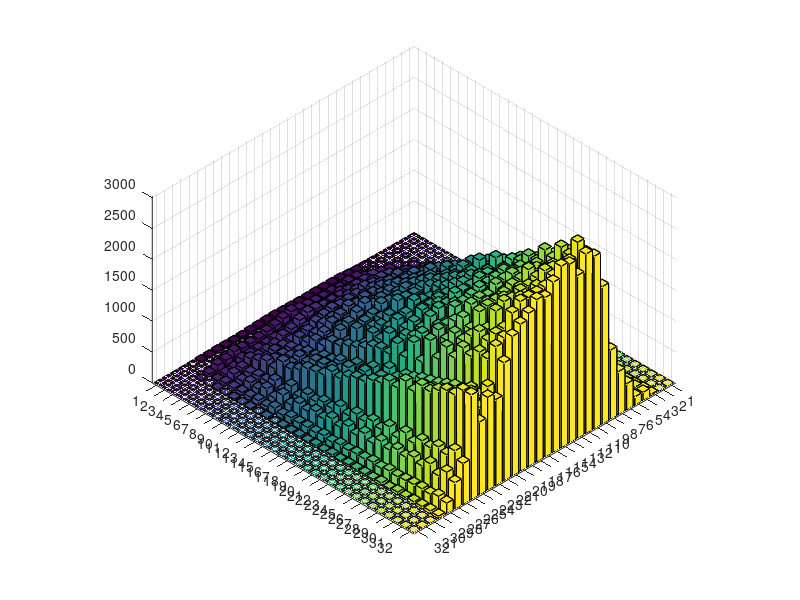

The MATLAB source for this figure: (Note: this script raises an error after producing the figure.)
clc
clear
close all
origin = [
0 0 0 0 0 0 0 0 0 0 0 0 0 0 0 0 0 0 0 0 0 0 0 0 0 0 0 0 0 0 0 0 
0 0 0 0 0 0 0 0 0 0 0 0 0 0 0 0 0 0 0 0 0 0 0 0 0 0 0 0 0 0 0 0 
0.557042 1.23628 1.49167 2.45812 4.49232 6.28263 6.82341 7.07875 8.70654 11.187 12.1749 11.052 10.5546 13.3412 17.8806 19.875 17.9876 16.0436 18.0845 22.72 24.8248 22.6854 20.6923 23.3753 28.7577 30.5648 26.8107 23.007 25.0793 31.2728 34.2411 30.881 
2.22817 3.90077 6.78598 14.2096 17.9253 20.1277 27.4557 34.6974 36.2616 39.3596 47.918 55.8684 57.6131 58.6822 64.9589 73.0424 72.463 68.2645 79.0399 97.4776 95.4232 86.5436 100.655 115.214 102.034 99.4 124.553 130.896 116.95 126.982 143.294 136.1 
2.70563 2.9408 11.2869 15.3518 22.106 25.9895 27.5822 38.5825 41.6406 40.687 50.0101 49.451 57.9961 57.4653 63.4136 72.0336 76.2458 81.9209 85.6485 95.8236 93.7068 87.5151 103.337 105.236 115.572 114.38 119.583 144.487 124.596 126.582 135.671 142.01 
7.32113 7.59603 39.2978 37.4227 71.2145 69.8889 101.135 100.541 128.263 125.524 150.138 157.018 186.143 163.344 230.272 197.025 241.547 244.538 275.382 251.065 311.814 281.026 349.663 288.397 405.21 300.198 421.446 355.453 414.684 401.449 438.694 430.962 
11.2204 8.24889 74.925 59.3733 125.83 123.946 173.49 172.7 217.805 222.781 253.916 276.566 307.219 314.084 345.442 365.59 397.173 417.06 428.152 471.649 473.286 510.954 512.945 579.863 556.811 598.865 663.472 572.567 790.283 596.91 789.576 703.92 
17.2683 18.013 97.2999 88.7495 185.761 178.71 245.107 281.209 313.226 358.957 387.102 435.11 473.469 507.215 551.581 587.974 609.866 673.229 685.181 728.743 758.811 786.872 866.085 869.623 895.021 1016.31 943.368 1104.57 971.727 1180.78 1176.55 1125.89 
29.1254 33.6543 154.571 145.682 297.872 278.685 451.307 421.27 607.705 539.657 751.83 712.234 824.154 900.107 954.374 1040.72 1114.62 1198.07 1257.54 1340.34 1431.96 1532.95 1544.58 1719.8 1656.65 1906.37 1751.79 2083.4 2007.93 2108.34 2202.92 2230.49 
42.2556 39.7869 224.954 221.667 412.218 430.572 578.188 619.625 722.986 822.308 901.716 996.242 1140.61 1147.09 1321.7 1325.45 1553.29 1491.94 1721.69 1711.87 1879.89 1855.92 2074.84 2031.54 2218.58 2226.98 2434.18 2341.12 2641.07 2577.41 2777.98 2797.26 
44.3247 42.954 229.655 258.487 405.544 470.65 603.35 633.585 802.84 836.434 984.295 999.53 1202.37 1144.76 1387.96 1386.8 1551.38 1512.31 1815.18 1719.93 2008.65 1906.12 2126.1 2171.98 2342.51 2324.3 2593.12 2527.51 2789.63 2731.41 3025.48 2911.27 
43.5289 42.697 202.057 267.217 403.751 450.441 583.045 662.692 771.835 830.727 955.982 1032 1093.24 1239.68 1259.44 1404.27 1482.74 1545.43 1695.98 1688.01 1861.48 1873.83 2053.2 2020.81 2235.42 2175.51 2434.53 2352.17 2574.5 2570.83 2794.66 2642.64 
46.2345 43.7621 219.789 285.249 393.368 471.401 610.929 667.889 770.32 856.689 967.614 1033.44 1125.19 1235.44 1340.68 1404.54 1506.98 1600.27 1676.46 1782.35 1865.93 1970.55 2005.09 2176.49 2232.23 2288.16 2440.39 2521.21 2580.75 2684.28 2771.24 2899.54 
41.3007 37.2281 209.445 251.482 375.714 460.472 559.08 627.366 736.899 801.554 926.216 972.989 1124.97 1160.62 1295.95 1389.01 1455.17 1536.61 1648.86 1750.84 1777.49 1980.68 1973.28 2139.8 2189.4 2354.17 2340.63 2584.13 2524 2716.1 2699.34 2943.61 
42.2556 31.763 218.12 246.006 381.679 432.105 551.822 568.695 745.922 746.41 886.233 917.576 1069.6 1059.2 1264.38 1260.28 1352.53 1458.49 1568.92 1592.52 1776.87 1792.72 1983.29 1945.84 2185.28 2139.61 2328.23 2358.45 2468.32 2535.49 2604.37 2760.63 
45.9958 31.4138 235.764 251.747 378.052 436.404 539.498 585.045 711.02 727.601 861.619 872.122 1064.67 985.035 1277.73 1159.35 1387.92 1407.76 1574.2 1527.32 1810.71 1700.74 1933.97 1930.38 2075.27 2081.62 2269.03 2197.79 2464.33 2397.39 2584.02 2588.22 
47.9852 27.7595 252.021 228.615 411.151 396.046 565.885 561.413 763.04 688.675 959.589 855.197 1108.77 1023.4 1309.4 1182.59 1462.62 1412.96 1537.91 1645.39 1708.22 1795.31 1896.77 1936.5 2116.05 2119.38 2229.8 2345.87 2410.01 2504.44 2589.96 2633.46 
53.0782 21.8766 293.143 201.763 429.435 379.5 533.557 565.582 697.336 687.694 890.508 835.257 1012.06 1026.09 1146.68 1164.98 1327.42 1270.69 1540.97 1407.82 1722.53 1560.77 1896.86 1713.65 2095.74 1882.54 2221.81 2097.34 2445.66 2247.65 2602.65 2488.36 
49.4176 20.3684 253.941 194.189 381.733 334.605 503.29 545.846 642.555 647.148 796.796 779.77 963.92 956.071 1062.69 1099.56 1307.82 1237.73 1422.45 1390.33 1664.54 1584.15 1681.58 1822.69 1955.21 1846.5 2203.64 1999.22 2369.77 2162.4 2488.99 2388.12 
42.7331 15.4547 213.451 165.491 311.931 282.722 434.986 460.267 562.595 537.488 748.611 636.277 932.404 753.501 1011.75 981.056 1163.85 1092.76 1280.7 1332.69 1471.19 1343.25 1681.9 1590.39 1779.48 1732.62 1890.07 2033.99 1962.63 2149.45 2166.73 2267.3 
34.3775 12.8344 193.225 154.933 279.456 273.368 405.309 401.832 509.546 505.575 639.615 657.187 730.888 782.365 849.019 946.039 988.937 985.427 1230.01 1082.03 1399.64 1160.41 1587.9 1361.24 1632.73 1531.84 1773.25 1712.15 1857.67 1826.87 2098.89 1915.3 
26.2606 10.4214 159.204 145.164 209.171 260.133 310.505 331.565 393.02 405.237 474.377 493.786 560.926 549.062 660.984 648.903 759.46 695.153 903.412 821.818 933.339 970.536 1030.49 1068.58 1108.23 1166.63 1225.73 1255.31 1342.16 1307.57 1529.66 1398.1 
24.0324 9.24783 154.135 136.075 191.702 263.572 277.28 325.129 402.315 375.238 486.375 509.001 523.226 564.183 688.532 574.791 772.199 685.085 840.478 809.264 850.702 988.879 941.41 1000.93 1100.74 1086.12 1199.71 1204.82 1243.4 1432.94 1269.98 1509.72 
24.669 8.21394 154.609 128.469 174.063 223.309 279.107 254.862 358.497 349.429 401.315 457.072 454.443 524.069 558.956 551.858 613.267 642.922 674.749 658.294 827.877 696.003 889.35 827.72 964.764 905.087 1052.49 980.01 1139.47 1050.39 1189.3 1185.27 
25.9423 8.17989 180.093 133.492 218.444 262.979 336.533 286.871 473.419 431.271 496.757 593.132 619.213 645.233 778.15 738.357 837.374 899.657 919.29 1013.01 1050.29 1157.89 1124.45 1310.93 1220.52 1390.6 1368.99 1467.42 1544.14 1547.74 1695.74 1700.95 
18.5416 4.68188 117.609 64.3849 142.602 135.657 164.426 167.536 244.442 151.554 310.901 213.739 328.256 291.583 355.769 332.906 435.966 373.221 471.159 428.545 508.832 451.566 572.788 468.498 624.991 533.867 652.129 615.74 705.707 655.158 796.38 666.641 
17.6662 2.90182 112.093 43.0268 120.124 87.6349 136.309 110.791 192.069 116.967 242.916 160.241 258.914 212.795 284.674 240.601 319.439 258.072 350.428 282.411 385.141 302.795 411.771 350.529 431.314 386.616 460.374 396.498 509.743 392.834 525.191 432.773 
5.72958 0.917412 44.2203 18.5061 51.644 46.5456 55.205 57.6945 77.8071 57.6587 108.538 68.6427 107.946 94.6405 102.633 93.0391 121.105 93.9423 125.966 114.572 131.713 127.678 149.423 130.002 163.181 148.069 160.767 172.34 180.672 168.961 211.491 177.213 
1.35282 0.121583 14.5871 3.44075 23.6324 11.7005 21.2801 15.1243 20.6811 10.6979 25.047 11.169 26.3773 19.0085 28.1473 21.1272 35.102 17.9144 36.9512 21.9542 30.6612 28.7931 32.194 26.9513 44.6727 25.9711 50.1444 37.0472 46.3615 46.4834 50.6754 42.7088 
0 0 0 0 0 0 0 0 0 0 0 0 0 0 0 0 0 0 0 0 0 0 0 0 0 0 0 0 0 0 0 0 
0 0 0 0 0 0 0 0 0 0 0 0 0 0 0 0 0 0 0 0 0 0 0 0 0 0 0 0 0 0 0 0 
0 0 0 0 0 0 0 0 0 0 0 0 0 0 0 0 0 0 0 0 0 0 0 0 0 0 0 0 0 0 0 0 

];
%A = log(A);

phi_changed = [0 0 0 0 0 0 0 0 0 0 0 0 0 0 0 0 0 0 0 0 0 0 0 0 0 0 0 0 0 0 0 0 
0 0 0 0 0 0 0 0 0 0 0 0 0 0 0 0 0 0 0 0 0 0 0 0 0 0 0 0 0 0 0 0 
0.557042 1.23628 1.42786 2.41368 4.49827 6.30073 6.82681 6.89796 7.86364 9.43222 10.4587 11.1055 12.4909 14.3094 14.7926 13.6763 13.351 15.6473 18.9039 20.1684 19.4288 19.2835 20.6614 21.7335 21.8594 23.4855 27.7422 30.7109 28.1277 22.9757 23.4462 31.7042 
2.22817 3.90077 7.28866 11.8007 17.3776 18.9939 23.2611 29.0984 32.9219 34.6913 40.1675 46.4107 50.4624 52.7501 55.52 57.5046 61.1048 66.6101 71.3787 74.2462 78.6352 82.0692 81.8619 83.8912 94.1461 103.339 103.159 101.951 109.152 116.807 118.204 120.857 
2.70563 2.9408 8.77603 14.0441 17.5487 16.8374 27.6309 27.5745 32.4855 37.7686 44.194 43.3649 51.6012 52.5436 59.383 65.4004 69.7301 71.7336 81.7258 79.4576 86.1853 99.0527 99.2142 90.917 103.022 109.896 115.546 129.133 127.411 112.629 133.95 150.7 
7.32113 7.59603 25.4694 29.2375 43.0476 45.2097 69.8363 57.0098 82.4163 89.385 99.9234 94.8763 133.198 120.384 133.672 140.606 164.008 152.343 186.39 184.275 196.41 193.561 226.21 216.542 243.786 245.263 264.362 254.343 280.741 272.112 296.925 295.151 
11.2204 8.24889 39.2735 36.6845 64.3709 49.6312 88.4772 82.6918 118.697 90.037 134.457 136.087 162.79 134.974 192.592 176.846 208.627 200.219 243.499 221.566 263.918 247.783 295.187 279.19 304.636 287.576 338.134 303.902 355.521 367.134 399.259 367.032 
17.2683 18.013 66.5687 73.9166 108.559 115.656 168.539 168.611 207.66 193.074 275.384 257.348 292.658 313.724 347.526 328.509 407.038 385.908 454.605 447.13 475.763 497.386 547.099 532.754 615.368 590.469 653.239 646.873 664.351 689.417 746.408 710.246 
29.1254 33.6543 119.577 142.118 200.397 216.056 303.598 329.426 366.455 373.593 517.527 476.335 568.672 577.757 643.77 683.162 746.138 756.266 863.306 821.425 934.399 941.814 1028.65 1058.08 1103.06 1124.22 1216.83 1221.23 1340.33 1290.12 1403.8 1453.26 
42.2556 39.7869 180.616 185.686 306.839 301.633 427.585 434.131 497.291 495.71 694.466 648.345 802.627 766.108 918.433 924.22 1012.71 1020.45 1183.32 1149.63 1281.01 1272.55 1411.35 1370.31 1557.57 1539.54 1640.82 1658.49 1805.1 1773.56 1893.68 1895.04 
44.3247 42.954 184.213 221.365 343.019 357.473 473.641 494.477 601.937 638.075 761.477 708.035 915.232 901.103 1008.07 1039.45 1146.17 1163.06 1311.53 1317.59 1452.33 1425.6 1606.22 1604.27 1668.76 1754.83 1879.85 1792.24 2022.02 2048 2108.32 2157.51 
43.5289 42.697 186.544 244.739 348.733 373.858 495.056 508.409 670.322 660.71 731.833 801.276 941.616 897.283 1075.86 1107.19 1223.43 1225.95 1386.48 1391.99 1498.9 1529.55 1654.01 1673.18 1817.15 1844.67 1958.04 1941.51 2112.57 2073.73 2227.58 2342.44 
46.2345 43.7621 199.603 290.788 364.046 469.478 562.657 635.119 779.078 796.012 931.458 953.883 1112.61 1162.59 1253.41 1389.65 1437.72 1439.18 1686.37 1627.06 1747.16 1882.15 1940.94 2007.89 2154.4 2163.45 2276.78 2327.06 2480.9 2466.45 2661.13 2714.95 
41.3007 37.2281 180.136 238.096 326.209 412.027 469.973 530.431 663.36 627.34 769.137 805.399 930.856 920.59 1030.55 1149.76 1176.68 1203.29 1376.82 1373.23 1509.78 1534.04 1610.44 1697.41 1806.37 1802.44 1939.52 1950.44 2058.79 2133.73 2238.94 2246.15 
42.2556 31.763 206.299 226.158 361.005 396.8 459.391 528.628 618.361 609.148 762.01 777.849 939.98 851.652 1021.75 1123.64 1206.03 1119.7 1350.41 1359.26 1451.45 1508.48 1544.59 1663.56 1791.29 1639.96 1932.9 1886.66 2051.47 2000.36 2156.48 2220.36 
45.9958 31.4138 244.942 238.881 401.032 463.542 529.988 600.5 671.348 748.861 838.197 969.83 1022.38 1028.4 1196.42 1303.7 1348.23 1313.84 1669.32 1469.27 1725.87 1724.74 1800.04 1949.66 1961.48 2057.45 2189.87 2229.73 2303.5 2396.44 2547.23 2558.87 
47.9852 27.7595 275.094 234.861 449.509 425.255 561.991 611.111 693.607 775.073 944.497 953.123 1016.78 1134.66 1275.85 1386.73 1300.69 1538.15 1548.56 1623.28 1822.39 1753.53 1938.41 1937.69 2115.39 2159.04 2349.8 2198.18 2479.15 2533.42 2601.73 2637.92 
53.0782 21.8766 348.654 224.513 561.358 424.903 728.063 585.965 985.135 759.375 1228.94 947.614 1420.49 1178.68 1712.88 1273.64 1901.38 1609.69 2065.47 1807.12 2334.48 2015.48 2556.37 2293.07 2703.08 2600.73 2901.84 2794.63 3172.56 3019.32 3329.22 3284.89 
49.4176 20.3684 359.058 231.594 595.252 447.219 728.834 721.688 984.401 893.343 1220.36 1154.67 1442.26 1366.73 1678 1550.43 1896.18 1822.53 2043.3 2060.31 2306.78 2226.31 2579.78 2363.45 2796.09 2569.82 2955.69 2816.09 3174.07 2924.2 3495.08 3171.11 
42.7331 15.4547 349.416 216.919 566.181 457.557 728.346 691.996 906.245 913.189 1116.27 1101.03 1393.89 1258.98 1640.9 1445.07 1826.58 1792.79 1840.15 2107.43 2072.05 2265.91 2352.46 2406.81 2633.42 2576.29 2836.31 2915.51 2922.04 3196.86 3250.55 3326.37 
34.3775 12.8344 289.326 190.09 467.912 450.548 564.681 699.737 695.174 863.177 885.611 1003.15 1083.62 1164.92 1224.05 1316.62 1487.52 1391.5 1676.51 1615.29 1806.69 1868.33 1892.55 2090.89 2090.21 2157.75 2377.36 2230.53 2487.73 2496.4 2571.21 2587.76 
26.2606 10.4214 216.715 147.432 362.598 319.733 482.949 463.736 590.368 588.667 678.292 727.473 804.621 790.484 929.432 947.743 1031.38 1006.35 1207.97 1076.29 1354.28 1146.77 1446.94 1335.35 1473.11 1496.38 1568.13 1670.05 1646.16 1752.83 1827.83 1821.11 
24.0324 9.24783 202.275 141.271 346.662 297.622 512.412 448.908 632.097 606.378 775.243 774.871 863.511 940.42 1022.93 1104.19 1029.77 1396.83 1067.25 1516.81 1257.65 1533.35 1505.31 1508.53 1726.8 1620.9 1840.16 1775.75 1958.6 1946.44 2066.51 2095.49 
24.669 8.21394 229.944 136.437 423.556 339.264 623.365 519.05 850.742 661.619 1079.89 819.892 1243.56 1003.61 1460.59 1079.16 1695.63 1245.55 1823.03 1458 1928.47 1680.88 2022.1 1849 2187.37 1942.23 2325.33 2108.04 2437.37 2240.02 2618.25 2405.71 
25.9423 8.17989 237.286 144.012 429.556 327.673 655.49 553.44 744.869 911.564 809.572 1125.99 1057.05 1271.79 1241.92 1458.95 1528.38 1513.63 1855.67 1711.9 2017.86 2022.98 2201.08 2332.78 2329.77 2715.87 2461.75 2954.34 2742.08 3089.56 2977.42 3291.58 
18.5416 4.68188 191.979 107.847 348.794 256.739 597.379 299.293 830.44 488.491 868.107 736.561 986.711 840.544 1103.43 1049.56 1038.2 1290.66 1066.31 1369.32 1186.29 1474.75 1261.42 1591.02 1417.35 1646.29 1591.33 1759.17 1733.83 1861.51 1925.5 1956.07 
17.6662 2.90182 206.979 84.3267 402.269 306.177 571.469 520.444 816.745 676.822 1072.84 869.028 1284.16 1098.46 1489.9 1327.48 1699.21 1548.27 1900.6 1768.07 2076.69 1986.67 2259.65 2147.92 2496.11 2286.97 2683.51 2542.87 2761.9 2846.87 2903.62 3018.05 
5.72958 0.917412 65.2684 27.9713 114.728 112.844 124.961 219.326 136.46 301.207 172.988 338.365 245.183 333.626 335.069 341.988 393.725 405.494 423.738 496.665 457.076 594.573 491.437 690.872 539.928 755.618 613.534 806.629 671.976 881.1 716.292 943.654 
1.35282 0.121583 15.2681 3.36493 27.8481 11.2926 31.2851 15.265 31.2777 13.2019 27.3253 12.7641 20.955 13.1633 22.3586 11.7038 30.8925 15.2378 37.2742 24.2208 42.5585 30.5358 48.6859 35.426 50.5673 41.4821 51.6666 41.8563 57.8576 38.6099 60.666 42.4174 
0 0 0 0 0 0 0 0 0 0 0 0 0 0 0 0 0 0 0 0 0 0 0 0 0 0 0 0 0 0 0 0 
0 0 0 0 0 0 0 0 0 0 0 0 0 0 0 0 0 0 0 0 0 0 0 0 0 0 0 0 0 0 0 0 
0 0 0 0 0 0 0 0 0 0 0 0 0 0 0 0 0 0 0 0 0 0 0 0 0 0 0 0 0 0 0 0 
];

theta_changed = [0 0 0 0 0 0 0 0 0 0 0 0 0 0 0 0 0 0 0 0 0 0 0 0 0 0 0 0 0 0 0 0 
0 0 0 0 0 0 0 0 0 0 0 0 0 0 0 0 0 0 0 0 0 0 0 0 0 0 0 0 0 0 0 0 
0.557042 1.26512 1.75149 2.41966 3.23081 4.58396 7.09175 9.53625 10.1955 10.3608 11.31 12.3795 12.8434 13.9493 15.68 16.7 16.8074 17.6469 19.4892 20.6124 20.2344 20.1487 21.4515 22.7903 23.8051 26.1581 29.1306 29.6274 27.9341 27.3391 28.2794 28.9361 
2.22817 5.68893 8.22982 11.7032 16.2418 20.1534 23.415 26.7883 30.2174 33.7571 38.5207 43.415 45.5189 46.2921 51.5604 61.6864 69.1335 70.1496 70.7644 75.7375 80.7226 81.8419 83.5445 89.6496 96.2696 100.958 108.204 118.128 121.919 117.642 117.559 129.139 
2.70563 7.45488 10.9427 14.2612 18.2497 22.2867 25.5323 28.7176 33.7763 41.1238 48.7303 54.3682 58.5414 63.8385 71.3973 79.0915 84.014 86.0384 87.7658 91.1233 95.4799 99.8328 105.544 115.008 127.533 138.471 143.968 145.8 149.582 157.798 166.351 169.587 
7.32113 18.9913 26.8187 34.5801 45.6628 61.423 80.2956 96.7382 109.311 123.154 139.637 152.633 162.196 175.57 192.424 206.49 217.833 227.782 234.662 246.557 275.868 313.285 335.085 337.108 333.577 332.84 340.648 365.476 398.945 420.633 432.246 450.19 
11.2204 24.7075 43.5039 55.4045 84.1266 103.47 128.943 144.017 171.218 181.153 215.121 215.367 257.533 265.044 300.407 314.252 339.61 351.228 377.656 382.125 413.956 425.16 448.718 468.572 486.969 503.445 557.839 627.051 687.56 671.826 639.336 630.545 
17.2683 29.6193 86.3815 83.4658 161.722 158.73 234.477 242.331 325.172 298.314 402.165 387.826 472.189 483.82 561.274 568.742 639.323 656.419 733.763 746.082 825.118 822.012 907.243 902.381 1013.04 1011.69 1090.83 1069.09 1108.35 1160.64 1111.35 1195.87 
29.1254 43.4605 155.547 151.551 266.801 282.2 389.204 394.875 529.501 534.634 674.577 633.084 799.4 797.093 962.403 902.946 1134.56 1048.5 1264.76 1171.81 1421.22 1321.33 1505.68 1484.48 1673.66 1592.69 1790.82 1665.07 2002.28 1808.71 2057.7 1942.33 
42.2556 61.5795 213.17 215.128 380.739 362.471 569.549 521.587 753.112 700.775 883.492 909.332 1047.41 1071.7 1211.57 1254.24 1361.09 1479.69 1486.67 1658.06 1677.07 1800.72 1882.41 1960.31 2049.57 2125.35 2244.45 2327.04 2387.26 2446.97 2646.51 2605.49 
44.3247 67.1995 216.109 249.83 354.181 420.187 533.619 588.6 701.055 784.741 853.686 969.846 1084.02 1123.48 1319.59 1340.3 1490.25 1551.53 1693.4 1723.91 1860.97 1931.17 2009.28 2112.39 2221.59 2268.58 2419.38 2487.65 2602.55 2657.79 2785.48 2857.41 
43.5289 60.3661 222.035 236.005 362.005 391.955 537.181 585.43 703.351 733.008 930.02 861.273 1123.86 1118.9 1254.04 1330.1 1489.1 1484.46 1673.66 1697.73 1865.15 1850.15 2088.86 2041.05 2230.99 2253.88 2381.41 2460.2 2552.73 2674.52 2747.67 2823.1 
46.2345 64.4028 201.846 243.878 325.888 368.38 489.789 548.187 667.748 679.638 851.519 853.551 980.103 1051.73 1157.52 1203.77 1338.02 1377.05 1498.67 1535.28 1675.07 1734.87 1806.82 1900.89 1986.42 2043.78 2167.73 2170.72 2353.08 2376.35 2518.41 2580.84 
41.3007 62.3094 173.401 221.928 293.994 315.551 443.099 474.99 586.55 607.378 710.163 753.498 831.265 905.227 1008.3 1039.04 1174.61 1204.93 1325.13 1381.85 1487.79 1508.9 1615.76 1621.71 1801.93 1812.63 1911.32 1986.06 2070.92 2126.23 2249.39 2217.16 
42.2556 73.0795 174.317 238.051 304.567 349.103 465.64 485.298 600.086 668.515 721.603 801.909 895.674 926.97 1056.18 1110.43 1219.89 1283.49 1410.07 1468.37 1567.52 1637.2 1751.88 1773.57 1846.47 1934.37 1999.02 2047.42 2170.54 2201 2367.98 2409.51 
45.9958 88.294 178.67 265.074 326.418 387.694 495.133 545.049 631.561 718.926 807.409 881.77 950.607 999.007 1147.43 1197.15 1261.06 1392.36 1458.72 1530.95 1694.37 1760.15 1830.39 1937.05 2029.87 2098.81 2218.38 2276.11 2371.47 2467.47 2546.66 2627.36 
47.9852 98.3119 179.723 262.635 341.114 416.988 505.966 570.102 656.633 732.834 842.043 933.453 1034.51 1090.23 1158.04 1256.62 1316.04 1384.38 1541.32 1580.18 1608.67 1725.1 1859.84 1929.76 2030.45 2135.61 2260.76 2329.32 2421.74 2517.44 2599.51 2670.55 
53.0782 111.042 191.858 290.279 385.578 478.407 587.438 668.697 765.015 853.279 961.563 1055.27 1179.18 1296.58 1370.23 1455.79 1569.12 1632.45 1722.44 1828.47 1936.57 2048.88 2155.21 2228.71 2320.84 2430.29 2552.39 2642.67 2733.12 2837.97 2943.87 3029.88 
49.4176 107.39 189.027 276.16 360.175 429.606 533.111 611.471 688.063 764.484 877.83 949.108 1052.81 1156.39 1224.1 1313.09 1430.8 1483.64 1566.56 1660.04 1723.33 1784.03 1898.56 2025.66 2110.29 2167.87 2326.31 2458.08 2473.15 2549.34 2711.6 2778.6 
42.7331 93.8628 168.179 237.741 306.389 361.792 446.83 514.844 588.146 653.127 755.915 818.968 885.553 983.723 1060.75 1103.3 1205.11 1285.86 1334.46 1401.71 1491.45 1547.95 1585.24 1644.47 1753.25 1811.58 1846.33 1952.87 2069.22 2129.18 2208.77 2306.13 
34.3775 75.5919 130.296 181.385 236.278 262.678 325.077 388.312 457.898 500.311 572.633 643.321 712.783 771.749 849.483 902.489 977.67 1050.26 1099.07 1132.61 1205.92 1262.22 1295.94 1337.59 1422.09 1480.65 1500.91 1527.1 1596.13 1637.39 1669.3 1745.89 
26.2606 56.5486 97.5459 142.793 184.38 202.733 251.401 295.501 339.683 377.365 437.969 494.507 545.971 586.792 654.457 715.565 763.037 802.271 852.556 895.441 942.1 980.676 1019.25 1057.35 1099.58 1121.47 1145.2 1191.71 1255.78 1295.11 1324.94 1386.04 
24.0324 49.9112 86.8309 129.463 166.981 182.885 231.984 272.925 308.031 330.271 379.859 438.344 487.321 514.82 569.131 630.236 668.711 707.979 772.82 799.996 798.325 828.602 882.532 914.406 957.065 1019.91 1061.66 1083.43 1131.96 1198.11 1231.26 1237.6 
24.669 49.7242 85.278 138.339 195.417 215.852 256.958 313.085 356.159 368.181 402.656 467.017 529.353 562.71 595.433 636.352 667.635 691.995 738.292 789.877 832.61 881.869 935.102 971.496 1010.71 1075.11 1130.86 1149.49 1172.46 1226.88 1267.27 1275.18 
25.9423 51.9281 84.9109 135.66 200.786 226.435 264.208 306.946 358.74 397.942 440.942 472.971 502.907 543.511 600.987 642.395 676.956 733.442 806.053 847.791 854.345 876.725 939.941 999.041 1023.82 1047.39 1089.69 1124.83 1147.73 1188.39 1238.42 1267.51 
18.5416 33.1075 60.4308 93.0838 137.883 155.867 197.902 233.799 258.055 276.916 323.233 369.877 400.58 432.09 481.593 518.321 536.765 571.454 613.471 623.832 621.054 653.458 701.465 723.005 731.659 762.863 796.949 816.681 850.226 907.138 945.514 961.865 
17.6662 30.7681 52.484 90.718 152.745 183.381 201.478 225.232 259.13 291.719 328.918 366.734 394.917 420.007 453.318 487.802 510.292 529.595 555.35 580.64 600.442 630.047 676.758 727.444 770.042 805.785 833.821 857.439 891.943 941.078 984.167 1012.37 
5.72958 11.0026 15.7999 28.0465 46.7504 54.907 57.277 69.2059 88.8564 101.904 107 114.765 126.432 137.758 150.966 169.048 184.357 192.042 199.001 210.063 218.538 224.927 243.502 276.951 304.576 312.936 316.588 331.088 346.771 349.34 347.035 356.429 
1.35282 3.20896 2.90209 3.74212 7.17258 11.9911 14.964 16.2436 18.8287 24.5253 31.3124 35.8009 37.4266 38.5239 40.9441 44.2428 47.6259 51.9351 58.2531 65.3782 70.5681 73.1311 75.7674 81.2675 88.6822 94.1258 95.3315 94.2365 94.659 98.3673 104.166 110.087 
0 0 0 0 0 0 0 0 0 0 0 0 0 0 0 0 0 0 0 0 0 0 0 0 0 0 0 0 0 0 0 0 
0 0 0 0 0 0 0 0 0 0 0 0 0 0 0 0 0 0 0 0 0 0 0 0 0 0 0 0 0 0 0 0 
0 0 0 0 0 0 0 0 0 0 0 0 0 0 0 0 0 0 0 0 0 0 0 0 0 0 0 0 0 0 0 0 
];

another = [0 0 0 0 0 0 0 0 0 0 0 0 0 0 0 0 0 0 0 0 0 0 0 0 0 0 0 0 0 0 0 0 
0 0 0 0 0 0 0 0 0 0 0 0 0 0 0 0 0 0 0 0 0 0 0 0 0 0 0 0 0 0 0 0 
0 0 0 0 0 0 0 0 0 0 0 0 0 0 0 0 0 0 0 0 0 0 0 0 0 0 0 0 0 0 0 0 
0 0 0 0 0 0 0 0 0 0 0 0 0 0 0 0 0 0 0 0 0 0 0 0 0 0 0 0 0 0 0 0 
0 0 0 0 0 0 0 0 0 0 0 0 0 0 0 0 0 0 0 0 0 0 0 0 0 0 0 0 0 0 0 0 
0.238732 0.132011 1.92534 2.40796 3.55918 2.46699 10.357 1.23557 12.859 7.53229 15.1484 6.9932 25.62 9.43886 24.1982 22.2196 26.7626 21.9836 36.5416 32.3626 27.5151 51.1289 30.5109 51.9562 35.9148 72.2221 19.8563 92.7541 26.1417 93.3386 26.5751 120.772 
4.45634 5.2686 31.773 29.7661 52.0703 55.7323 92.242 76.9886 128.448 92.8829 161.568 122.576 162.569 183.354 171.796 224.93 194.194 237.36 241.558 239.842 231.481 333.459 209.02 352.059 296.388 342.874 332.242 360.639 369.316 374.806 372.187 411.872 
6.92324 11.3801 28.4216 38.5371 51.8347 62.7217 89.446 105.079 124.546 116.421 130.429 154.521 164.882 165.028 195.982 197.263 201.385 221.468 247.491 255.595 267.896 274.165 294.102 291.061 300.609 322.543 357.881 378.284 381.252 364.201 387.502 397.834 
9.31056 14.9348 34.0017 46.5867 76.4003 90.0867 113.855 119.726 138.916 150.127 183.164 191.42 208.138 217.778 251.876 262.28 276.414 291.353 314.904 309.952 337.545 363.421 382.591 378.068 401.725 415.689 431.377 435.255 477.752 501.585 498.675 487.78 
11.6979 18.2978 38.8844 60.8261 93.2647 113.323 115.716 131.644 183.276 178.298 202.313 220.076 243.066 286.004 300.176 290.173 355.998 351.648 364.279 396.607 401.844 451.66 493.09 440.386 505.614 552.165 557.346 591.858 574.592 577.901 660.445 614.191 
16.8704 21.2853 65.4969 99.7601 150.947 181.939 194.175 243.134 277.651 344.556 331.196 391.27 447.124 451.822 486.489 528.197 553.587 614.665 668.083 621.239 744.665 715.43 810.195 792.187 805.887 959.092 872.695 940.58 942.931 1070.36 1108.18 964.315 
22.1225 20.857 89.3236 127.57 197.806 166.111 254.799 277.037 315.562 338.987 411.532 415.764 467.551 494.991 559.827 544.445 649.236 648.035 694.534 705.961 789.145 761.758 826.399 914.902 932.32 844.662 968.243 1051.96 1078.77 1000.26 1118.45 1159.99 
24.0324 19.0868 94.532 131.528 192.794 156.449 301.618 269.263 330.328 336.571 458.119 411.399 498.119 532.398 529.546 601.732 620.212 716.518 655.834 794.852 742.175 875.984 819.498 936.911 950.161 1043.21 975.73 1059.81 1206.95 1109.79 1192.02 1243.59 
28.7275 17.2801 109.642 123.969 173.787 157.631 269.175 226.916 316.451 309.406 387.074 359.772 457.725 433.223 543.592 492.605 601.673 556.066 666.204 647.575 727.196 708.972 818.372 761.382 870.365 816.295 906.055 939.694 1022.22 915.93 1078.11 1037.7 
35.7303 20.9206 139.373 131.576 224.309 182.326 366.244 231.271 443.432 367.558 521.736 407.438 671.654 499.814 786.936 604.779 850.396 672.52 1004.92 783.651 1085.09 864.427 1192.23 961.962 1267.8 1059.52 1386.89 1128.16 1515.66 1246 1535.71 1371.81 
27.9317 20.3838 105.179 126.609 163.06 206.505 272.077 240.492 341.644 358.449 393.523 421.861 507.283 480.04 611.456 620.917 631.563 664.146 747.123 731.92 852.918 830.616 889.973 931.601 990.393 990.312 1067.79 1048.11 1130.78 1140.03 1234.54 1249.71 
23.2366 20.6763 83.4592 100.326 134.634 182.354 236.533 207.582 306.937 302.712 339.522 377.967 412.642 416.653 504.572 509.313 578.966 553.833 591.198 602.122 659.011 701.257 764.958 737.405 821.066 795.694 866.144 913.853 923.141 944.53 1031.69 981.693 
21.7246 22.3581 81.3665 103.575 133.303 214.184 229.711 231.448 318.028 269.415 353.037 415.029 409.103 487.196 512.91 474.549 595.448 584.562 644.145 705.715 702.438 749.109 812.235 796.515 882.608 895.696 953.236 988.039 1038.51 1055.31 1076.53 1141.71 
22.2021 21.7258 110.14 121.783 192.441 272.143 306.501 309.363 456.36 388.829 572.4 556.583 652.715 625.289 825.666 639.198 995.269 772.2 1058.69 941.406 1121.05 1014.91 1297.5 1068.29 1461.32 1162.85 1544.35 1280.11 1648.44 1411.59 1728.86 1546.54 
15.6768 16.7609 74.2079 98.4659 114.904 217.228 176.473 221.407 290.362 261.138 357.16 382.935 349.197 465.766 421.965 473.577 541.162 511.52 578.775 609.39 617.489 675.578 680.192 728.589 746.868 788.23 822.056 825.381 894.483 894.397 937.619 985.779 
13.2099 13.2337 68.1814 88.1533 93.405 195.161 143.263 194.332 252.337 215.021 305.206 321.131 302.871 395.153 363.659 406.924 446.012 461.058 483.181 524.35 553.233 552.115 622.376 627.894 609.851 730.51 657.379 728.401 812.123 696.675 864.439 842.24 
9.07183 5.09314 69.1562 66.6737 97.1616 169.107 155.177 186.821 295.37 200.687 404.313 266.316 471.517 330.891 558.811 377.797 639.531 444.297 695.112 525.487 801.429 534.403 954.514 569.375 1004.45 707.467 1010.58 780.993 1135.83 763.592 1274.69 806.637 
5.65 2.05164 52.6919 45.1201 67.0922 142.361 75.5086 206.977 133.507 249.535 188.711 297.177 252.226 304.07 349.928 307.528 398.379 380.809 381.889 480.096 402.206 513.509 492.362 516.269 564.848 574.304 592.269 630.38 659.928 638.929 732.887 709.354 
4.85423 1.83773 42.7772 47.7171 37.393 134.84 55.1116 147.284 150.164 143.741 193.096 209.342 202.725 234.188 272.238 231.646 289.622 325.743 233.515 404.621 288.991 337.572 446.424 285.255 482.848 411.352 385.306 564.46 388.204 548.465 538.056 483.261 
5.17254 1.79612 48.7552 50.1957 45.5886 159.613 45.573 196.663 153.937 166.927 254.479 223.716 260.752 321.55 297.399 343.787 378.158 381.707 381.76 487.418 376.325 511.457 495.079 433.204 623.283 450.284 592.15 615.175 500.04 730.256 551.138 682.587 
3.97887 1.18737 40.8566 36.2842 44.6994 134.856 22.7241 205.007 81.9745 173.188 213.6 135.99 282.864 205.207 254.201 326.922 239.214 382.467 309.75 369.765 405.059 376.756 453.113 429.623 478.118 476.407 523.504 509.589 555.854 578.675 546.933 661.737 
2.54648 0.354606 32.452 11.5811 70.0903 48.6154 105.195 92.5406 160.757 117.329 239.11 141.088 304.966 192.131 354.385 238.548 443.484 223.468 597.229 172.382 739.408 185.731 783.996 297.747 765.437 416.704 796.847 453.353 908.743 443.995 1018.01 476.302 
0 0 0 0 0 0 0 0 0 0 0 0 0 0 0 0 0 0 0 0 0 0 0 0 0 0 0 0 0 0 0 0 
0 0 0 0 0 0 0 0 0 0 0 0 0 0 0 0 0 0 0 0 0 0 0 0 0 0 0 0 0 0 0 0 
1.27324 0.0241932 18.2337 0.965286 49.8728 5.81544 88.5014 18.4683 125.854 41.8218 155.501 76.5244 174.194 120.937 181.741 172.138 179.862 227.187 170.989 283.787 157.786 339.93 143.556 392.907 132.927 438.552 131.908 471.59 146.737 487.276 181.696 483.688 
1.19366 0.19593 14.6825 6.98388 26.4925 34.0916 21.7662 78.6315 11.6002 113.643 23.6087 114.698 67.8026 90.3437 119.879 76.8703 145.734 99.3062 140.332 143.593 133.445 174.692 152.913 180.409 189.292 186.759 207.758 222.655 196.461 275.342 191.3 295.859 
0.875352 0.0459279 11.5568 1.70091 26.7265 9.06713 36.3058 23.8677 36.4831 41.401 32.9029 52.6654 35.4013 51.599 48.6956 41.1877 67.2568 32.4461 79.2243 36.1485 76.4288 53.7401 62.0584 75.2459 49.1084 86.6143 50.3646 81.0492 67.9322 65.1394 91.0604 54.4075 
];

bar3(origin);view([60,-60,60]);set(gcf,'renderer','zbuffer');
figure,
bar3(phi_changed);view([60,-60,60]);set(gcf,'renderer','zbuffer');
figure,
bar3(theta_changed);view([60,-60,60]);set(gcf,'renderer','zbuffer');
figure,
bar3(another);view([60,-60,60]);set(gcf,'renderer','zbuffer');

origin_phi_changed = abs(origin-phi_changed);
origin_phi_changed = sum(origin_phi_changed(:))

origin_theta_changed = abs(origin-theta_changed);
origin_theta_changed = sum(origin_theta_changed(:))

origin_another = abs(origin-another);
origin_another = sum(origin_another(:))

